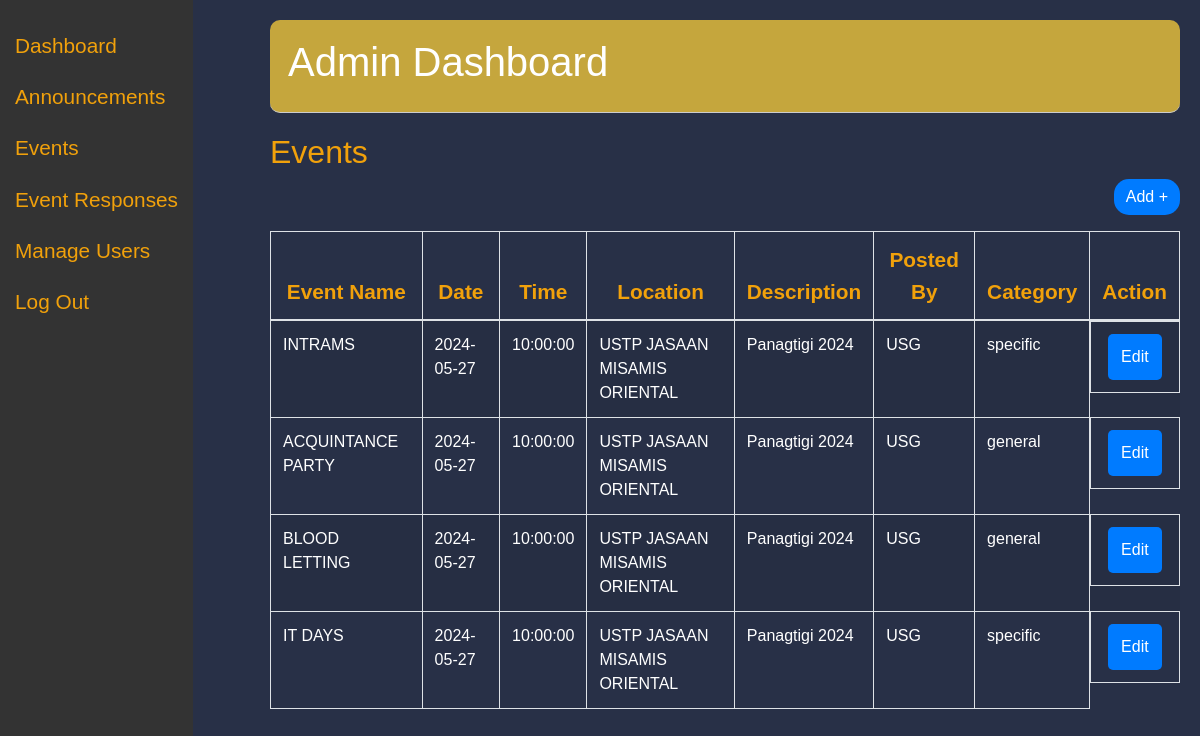
The page /admin_dashboard.php?section=events on the database its author committed.
### tables this page shows
CREATE TABLE `events` (
  `id` int(11) UNSIGNED NOT NULL,
  `name` varchar(255) NOT NULL,
  `date` date NOT NULL,
  `time` time NOT NULL,
  `location` varchar(255) NOT NULL,
  `about` text NOT NULL,
  `posted_by` varchar(255) NOT NULL,
  `general_or_specific` enum('general','specific') NOT NULL,
  `course` varchar(50) DEFAULT NULL,
  `created_at` timestamp NOT NULL DEFAULT current_timestamp()
);

### admin_dashboard.php (the view, shortened to what this page needs)
<?php
$servername = "localhost";
$username = "root";
$password = "";
$dbname = "appDEV";
$conn = new mysqli($servername, $username, $password, $dbname);
$results_per_page = 5;
$page = isset($_GET['page']) ? (int)$_GET['page'] : 1;
$offset = ($page - 1) * $results_per_page;
$section = isset($_GET['section']) ? $_GET['section'] : 'announcements';
if ($section == 'events') {
    $sql = "SELECT name, date, time, location, about, posted_by, general_or_specific FROM events LIMIT ? OFFSET ?";
} else {
    $sql_total = "SELECT COUNT(*) FROM announcements";
    $sql = "SELECT name, date, time, location, about, posted_by, specific_type FROM announcements LIMIT ? OFFSET ?";
}
if ($section != 'dashboard') {
    $stmt = $conn->prepare($sql);
    if ($section == 'event_responses' && $response_filter) {
        $stmt->bind_param("sii", $response_filter, $results_per_page, $offset);
    } else {
        $stmt->bind_param("ii", $results_per_page, $offset);
    }
    $stmt->execute();
    $result = $stmt->get_result();
}
?>
<!DOCTYPE html>
<html lang="en">
<head>
    <link href="https://stackpath.bootstrapcdn.com/bootstrap/4.5.2/css/bootstrap.min.css" rel="stylesheet">
    <link href='https://unpkg.com/boxicons@2.1.1/css/boxicons.min.css' rel='stylesheet'>
    <link href="https://cdnjs.cloudflare.com/ajax/libs/font-awesome/5.15.4/css/all.min.css" rel="stylesheet">
</head>
<body>
<div class="sidebar">
    <a href="?section=dashboard">Dashboard</a>
    <a href="?section=announcements">Announcements</a>
    <a href="?section=events">Events</a>
    <a href="?section=event_responses">Event Responses</a>
    <a href="users.php">Manage Users</a>
    <a href="index.php">Log Out</a>
</div>
<div class="main-content">
    <div class="header">
        <h1>Admin Dashboard</h1>
    </div>
    <div class="content">
        <?php if ($section == 'dashboard'): ?>
            <h2>Dashboard</h2>
            <div class="row">
                <div class="col-md-3">
                    <div class="dashboard-box">
                        <h3 class="box-title">Announcements</h3>
                        <div class="container">
                            <div>Total Announcements: <?php echo $total_announcements; ?></div>
                        </div>
                    </div>
                </div>
                <div class="col-md-3">
                    <div class="dashboard-box">
                        <h3 class="box-title">Events</h3>
                        <div class="container">
                            <div>Total Events: <?php echo $total_events; ?></div>
                        </div>
                    </div>
                </div>
                <div class="col-md-3">
                    <div class="dashboard-box">
                        <h3 class="box-title">Event Responses</h3>
                        <div class="container">
                            <div>Total Event Responses: <?php echo $total_event_responses; ?></div>
                        </div>
                    </div>
                </div>
                <div class="col-md-3">
                    <div class="dashboard-box">
                        <h3 class="box-title">Users</h3>
                        <div class="container">
                            <div>Total Users: <?php echo $total_users; ?></div>
                        </div>
                    </div>
                </div>
            </div>
        <?php else: ?>
            <h2><?php echo ucfirst($section); ?></h2>
            <?php if ($section !== 'event_responses'): ?>
                <div class="text-right mb-3">
                    <?php
                    $new_item_url = $section == 'events' ? 'createEv.php' : 'createAnn.php';
                    ?>
                    <a href="<?php echo $new_item_url; ?>" class="btn btn-primary" style="border-radius: 15px;">Add +</a>
                </div>
            <?php endif; ?>
            <div class="table-responsive">
                <table class="table table-striped table-bordered">
                    <thead>
                        <tr>
                            <?php
                            if ($section == 'events') {
                                echo '<th>Event Name</th>';
                                echo '<th>Date</th>';
                                echo '<th>Time</th>';
                                echo '<th>Location</th>';
                                echo '<th>Description</th>';
                                echo '<th>Posted By</th>';
                                echo '<th>Category</th>';
                                echo '<th>Action</th>';
                            } elseif ($section == 'event_responses') {
                                echo '<th>Name</th>';
                                echo '<th>User ID</th>';
                                echo '<th>Response</th>';
                                echo '<th>Reason (If not going)</th>';
                            }
                            ?>
                        </tr>
                    </thead>
                    <tbody>
                        <?php
                        if ($section != 'dashboard' && $result->num_rows > 0) {
                            while($row = $result->fetch_assoc()) {
                                echo '<tr>';
                                if ($section == 'events') {
                                    echo '<td>' . htmlspecialchars($row["name"]) . '</td>';
                                    echo '<td>' . htmlspecialchars($row["date"]) . '</td>';
                                    echo '<td>' . htmlspecialchars($row["time"]) . '</td>';
                                    echo '<td>' . htmlspecialchars($row["location"]) . '</td>';
                                    echo '<td>' . htmlspecialchars($row["about"]) . '</td>';
                                    echo '<td>' . htmlspecialchars($row["posted_by"]) . '</td>';
                                    echo '<td>' . htmlspecialchars($row["general_or_specific"]) . '</td>';
                                    echo '<td class="action-buttons">';
                                    echo '<a href="editEvent.php?name=' . urlencode($row["name"]) . '" class="action-button edit-button">Edit</a>';
                                    echo '</td>';
                                } elseif ($section == 'event_responses') {
                                    echo '<td>' . htmlspecialchars($row["name"]) . '</td>';
                                    echo '<td>' . htmlspecialchars($row["user_id"]) . '</td>';
                                    echo '<td>' . htmlspecialchars($row["response"]) . '</td>';
                                    echo '<td>' . htmlspecialchars($row["reason"]) . '</td>';
                                    echo '</tr>';
                                }
                                echo '</tr>';
                            }
                        } elseif ($section == 'dashboard') {
                        } else {
                            echo '<tr><td colspan="8">No ' . $section . ' found.</td></tr>';
                        }
                        ?>
                    </tbody>
                </table>
            </div>
        <?php endif; ?>
    </div>
</div>
</body>
</html>

### admin_dashboard.php (style rules this page uses)
body { font-family: Arial, sans-serif; margin: 0; background-color: rgb(40, 48, 71); color: #f1a10b; }
.sidebar { height: 100vh; background-color: #333; position: fixed; padding-top: 20px; color: white; }
.sidebar a { padding: 10px 15px; text-decoration: none; font-size: 1.3rem; color: #f1a10b; display: block; transition: transform .3s; }
.main-content { margin-left: 250px; padding: 20px; }
.header { background-color: rgb(197, 166, 61); color: #fff; padding: 18px; border-bottom: 1px solid #ccc; border-radius: 10px; }
.content { margin-top: 20px; }
.btn { border: none; }
th { color: #f1a10b; font-size: 1.3rem; text-align: center; }
tr { color: white; }
.action-buttons { display: flex; justify-content: center; gap: 5px; }
.action-button { padding: 11px 13px; border-radius: 5px; cursor: pointer; transition: background-color 0.3s; }
.edit-button { background-color: #007bff; color: #fff; }

### rows shown on the page
events: name "INTRAMS", date "2024-05-27", time "10:00:00", location "USTP JASAAN MISAMIS ORIENTAL", about "Panagtigi 2024", posted_by "USG", general_or_specific "specific"
events: name "ACQUINTANCE PARTY", date "2024-05-27", time "10:00:00", location "USTP JASAAN MISAMIS ORIENTAL", about "Panagtigi 2024", posted_by "USG", general_or_specific "general"
events: name "BLOOD LETTING", date "2024-05-27", time "10:00:00", location "USTP JASAAN MISAMIS ORIENTAL", about "Panagtigi 2024", posted_by "USG", general_or_specific "general"
events: name "IT DAYS", date "2024-05-27", time "10:00:00", location "USTP JASAAN MISAMIS ORIENTAL", about "Panagtigi 2024", posted_by "USG", general_or_specific "specific"

### other values the page prints
$section "Events"
